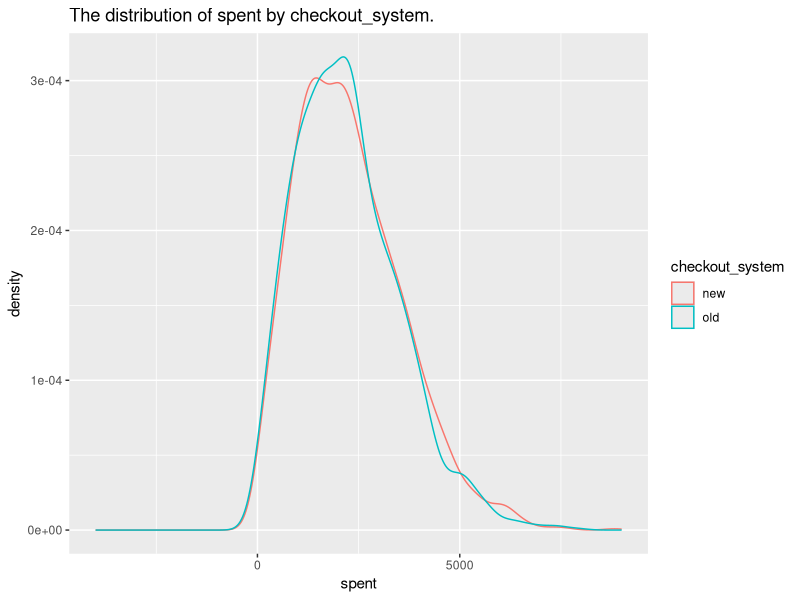

Write R code to recreate this figure.
## ---- chunk 1
knitr::opts_chunk$set(echo = TRUE, message = FALSE, warning = FALSE)

## ---- chunk 2
library(tidyverse)

v <- read_csv("velo.csv")

## ---- chunk 3
ggplot(v,aes(x = spent, color= checkout_system))+geom_density(adjust=1)+labs(title = "The distribution of spent by checkout_system.")+xlim(-4000,9000)
## ---- chunk 4
v%>% 
  group_by(checkout_system) %>% 
  summarize(n = n(),
            mean = mean(spent),
            median = median(spent),
            sd = sd(spent),
            total=sum(spent),
            lowerCI = (mean - 1.96 * (sd/sqrt(n))) %>%  round(2),
            upperCI = (mean + 1.96 * (sd/sqrt(n)))  %>%  round(2))


## ---- chunk 5
t.test(x = filter(v, checkout_system=='new')$spent,
       y = filter(v, checkout_system =='old')$spent,
       alternative = "two.sided")

## ---- chunk 6
v%>% 
  group_by(checkout_system,device) %>% 
  summarize(n = n(),
            mean = mean(spent),
            median = median(spent),
            sd = sd(spent),
            lowerCI = (mean - 1.96 * (sd/sqrt(n))) %>%  round(2),
            upperCI = (mean + 1.96 * (sd/sqrt(n)))  %>%  round(2))


## ---- chunk 7
X_mobile=subset(v,checkout_system=='new'&device=='mobile')
y_mobile=subset(v,checkout_system=='old'&device=='mobile')
t.test(x =X_mobile$spent,
       y = y_mobile$spent,
       alternative = "two.sided")

